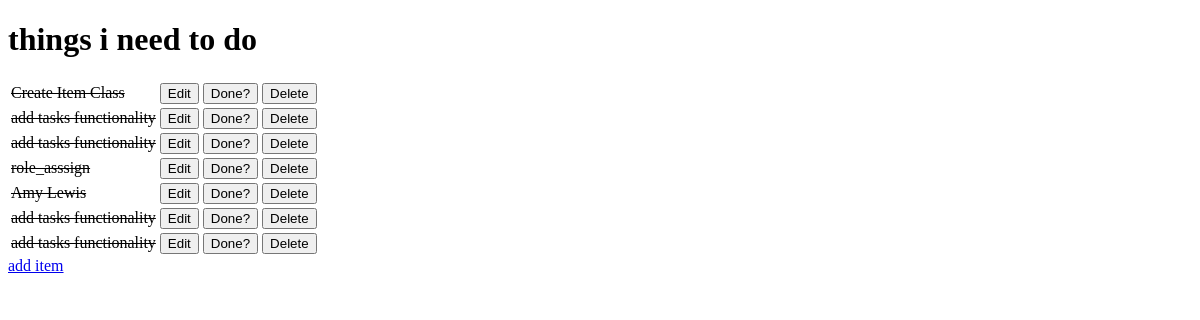
Page /todo/ on the earlier database version.
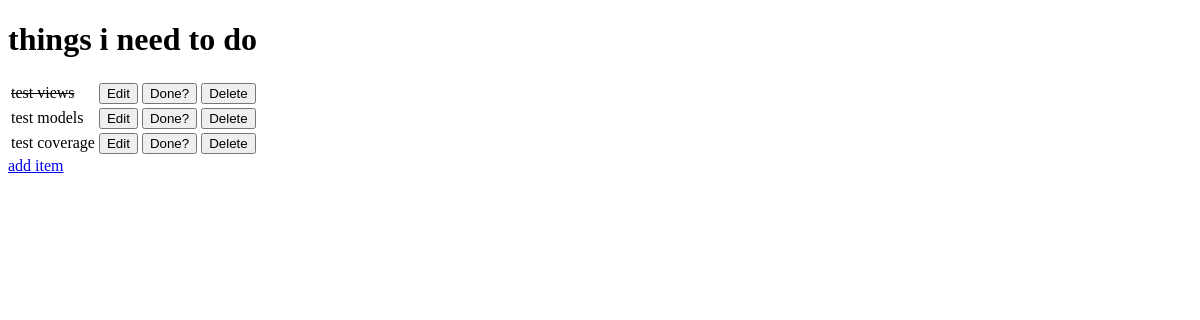
Same page on the later database version.
### todo/models.py (models this page shows, shortened)
class Item(models.Model):
    name = models.CharField(max_length=50, null=False, blank=False)
    done = models.BooleanField(null=False, blank=False, default=False)

### todo/views.py (the view)
# urls.py: path('todo/', views.get_todo_list, name='get_todo_list'),
def get_todo_list(request):
    items = Item.objects.all()
    context = {
        "items": items
    }
    return render(request, 'todo/todo.html', context)

### todo/templates/todo/todo.html (shortened to what this page needs)
<!DOCTYPE html>
<html lang="en">
<head>
</head>
<body>
    <h1>things i need to do</h1>
    <table>
    {% for item in items %}
        <tr>
            {% if item.done %}
                <td>
                    <strike>{{ item.name }}</strike>
                </td>
            {% else %}
                <td>{{ item.name }}</td>
            {% endif %}
            <td>
                <a href="/edit/{{item.id}}">
                    <button>Edit</button>
                </a>
            </td>
            <td>
                <a href="/toggle/{{item.id}}">
                    <button>Done?</button>
                </a>
            </td>
            <td>
                <a href="/delete/{{item.id}}">
                    <button>Delete</button>
                </a>
            </td>
        </tr>
        {% empty %}
            <tr>
                <td>You have nothing to do</td>
            </tr>
    {% endfor %}
    </table>
    <a href="/add_todo">add item</a>
</body>
</html>

Differences in the rows shown:
removed Item: name "Create Item Class"
removed Item: name "add tasks functionality"
removed Item: name "add tasks functionality"
removed Item: name "role_asssign"
removed Item: name "Amy Lewis"
removed Item: name "add tasks functionality"
removed Item: name "add tasks functionality"
added Item: name "test views"
added Item: name "test models"
added Item: name "test coverage"
